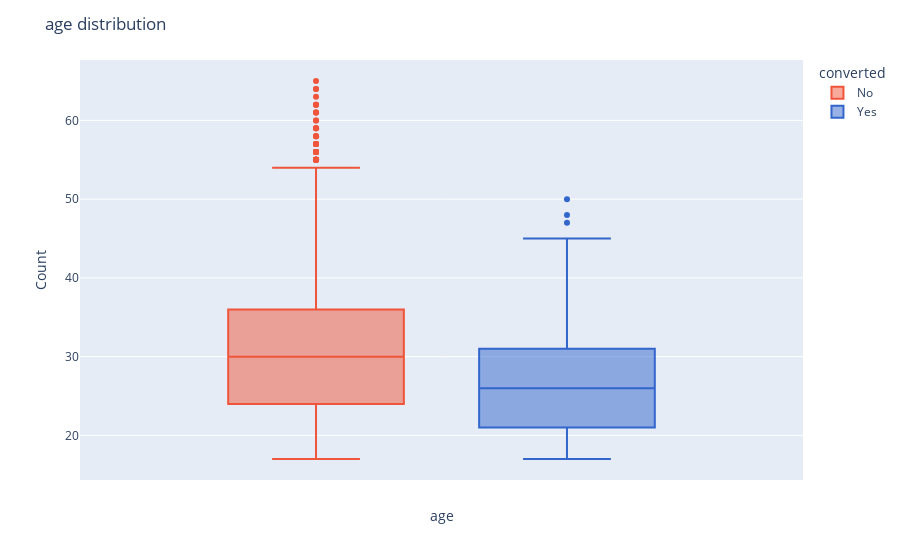
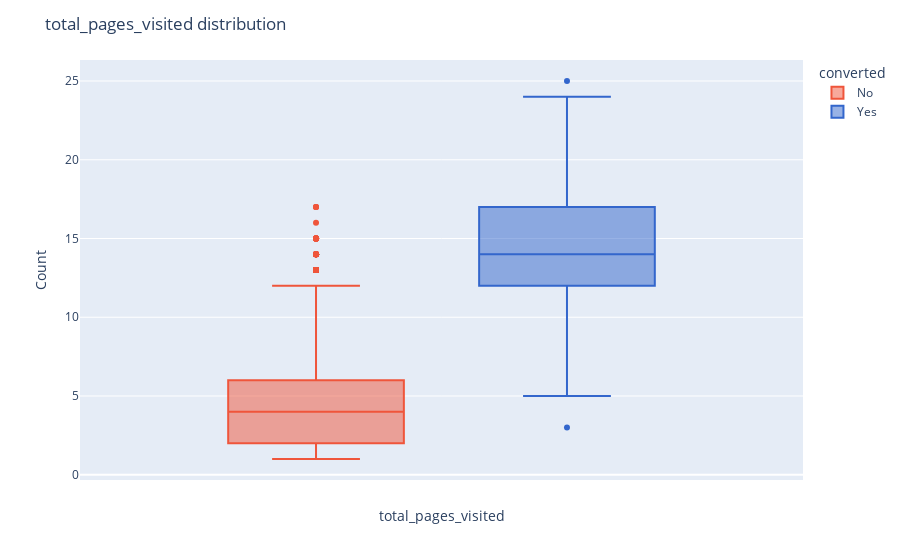

The notebook cell these images were saved under, in order:
### Markdown cell above
#### Numerical variables

### Code cell
numerical_features = data_sample.select_dtypes(exclude=["object"]).columns

for feature in numerical_features:
    fig = px.box(
        data_sample,
        y=feature,
        color="converted",
        color_discrete_map={"No":px.colors.qualitative.Plotly[1], "Yes":px.colors.qualitative.G10[0]}
    )

    fig.update_layout(
        title=f"{feature} distribution",
        xaxis_title=feature,
        yaxis_title="Count")
    
    fig.show()

### Figure 1 — Plotly figure (JSON) as saved in the notebook; plotly's stock layout.template omitted (floating-point values rounded to 4 significant figures; data arrays with more than 128 entries replaced by an {"elided": "..."} marker saying what was removed)
{"data": [{"alignmentgroup": "True", "hovertemplate": "converted=No<br>age=%{y}<extra></extra>", "legendgroup": "No", "marker": {"color": "#EF553B"}, "name": "No", "notched": false, "offsetgroup": "No", "orientation": "v", "showlegend": true, "type": "box", "x0": " ", "xaxis": "x", "y": {"elided": "9669 int values"}, "y0": " ", "yaxis": "y"}, {"alignmentgroup": "True", "hovertemplate": "converted=Yes<br>age=%{y}<extra></extra>", "legendgroup": "Yes", "marker": {"color": "#3366CC"}, "name": "Yes", "notched": false, "offsetgroup": "Yes", "orientation": "v", "showlegend": true, "type": "box", "x0": " ", "xaxis": "x", "y": {"elided": "331 int values"}, "y0": " ", "yaxis": "y"}], "layout": {"boxmode": "group", "legend": {"title": {"text": "converted"}, "tracegroupgap": 0}, "margin": {"t": 60}, "title": {"text": "age distribution"}, "xaxis": {"anchor": "y", "domain": [0, 1], "title": {"text": "age"}}, "yaxis": {"anchor": "x", "domain": [0, 1], "title": {"text": "Count"}}}}

### Figure 2 — Plotly figure (JSON) as saved in the notebook; plotly's stock layout.template omitted (floating-point values rounded to 4 significant figures; data arrays with more than 128 entries replaced by an {"elided": "..."} marker saying what was removed)
{"data": [{"alignmentgroup": "True", "hovertemplate": "converted=No<br>total_pages_visited=%{y}<extra></extra>", "legendgroup": "No", "marker": {"color": "#EF553B"}, "name": "No", "notched": false, "offsetgroup": "No", "orientation": "v", "showlegend": true, "type": "box", "x0": " ", "xaxis": "x", "y": {"elided": "9669 int values"}, "y0": " ", "yaxis": "y"}, {"alignmentgroup": "True", "hovertemplate": "converted=Yes<br>total_pages_visited=%{y}<extra></extra>", "legendgroup": "Yes", "marker": {"color": "#3366CC"}, "name": "Yes", "notched": false, "offsetgroup": "Yes", "orientation": "v", "showlegend": true, "type": "box", "x0": " ", "xaxis": "x", "y": {"elided": "331 int values"}, "y0": " ", "yaxis": "y"}], "layout": {"boxmode": "group", "legend": {"title": {"text": "converted"}, "tracegroupgap": 0}, "margin": {"t": 60}, "title": {"text": "total_pages_visited distribution"}, "xaxis": {"anchor": "y", "domain": [0, 1], "title": {"text": "total_pages_visited"}}, "yaxis": {"anchor": "x", "domain": [0, 1], "title": {"text": "Count"}}}}
